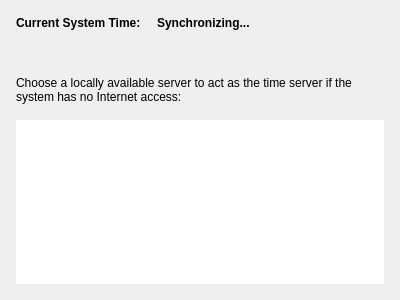
<?xml version="1.0" encoding="UTF-8"?>
<ui version="4.0">
 <class>TimeServerSelectionWidget</class>
 <widget class="QWidget" name="TimeServerSelectionWidget">
  <property name="geometry">
   <rect>
    <x>0</x>
    <y>0</y>
    <width>400</width>
    <height>300</height>
   </rect>
  </property>
  <layout class="QVBoxLayout" name="verticalLayout">
   <property name="spacing">
    <number>16</number>
   </property>
   <property name="leftMargin">
    <number>16</number>
   </property>
   <property name="topMargin">
    <number>16</number>
   </property>
   <property name="rightMargin">
    <number>16</number>
   </property>
   <property name="bottomMargin">
    <number>16</number>
   </property>
   <item>
    <layout class="QHBoxLayout" name="horizontalLayout" stretch="0,1">
     <item>
      <widget class="QLabel" name="timeDescLabel">
       <property name="font">
        <font>
         <weight>75</weight>
         <bold>true</bold>
        </font>
       </property>
       <property name="text">
        <string>Current System Time:</string>
       </property>
      </widget>
     </item>
     <item>
      <widget class="QLabel" name="timeLabel">
       <property name="font">
        <font>
         <weight>75</weight>
         <bold>true</bold>
        </font>
       </property>
       <property name="text">
        <string>Synchronizing...</string>
       </property>
      </widget>
     </item>
    </layout>
   </item>
   <item>
    <widget class="QLabel" name="timeSourceLabel">
     <property name="text">
      <string/>
     </property>
    </widget>
   </item>
   <item>
    <widget class="QLabel" name="descriptionLabel">
     <property name="text">
      <string>Choose a locally available server to act as the time server if the system has no Internet access:</string>
     </property>
     <property name="wordWrap">
      <bool>true</bool>
     </property>
    </widget>
   </item>
   <item>
    <widget class="QTableView" name="serversTable">
     <property name="frameShape">
      <enum>QFrame::NoFrame</enum>
     </property>
    </widget>
   </item>
  </layout>
 </widget>
 <resources/>
 <connections/>
</ui>
